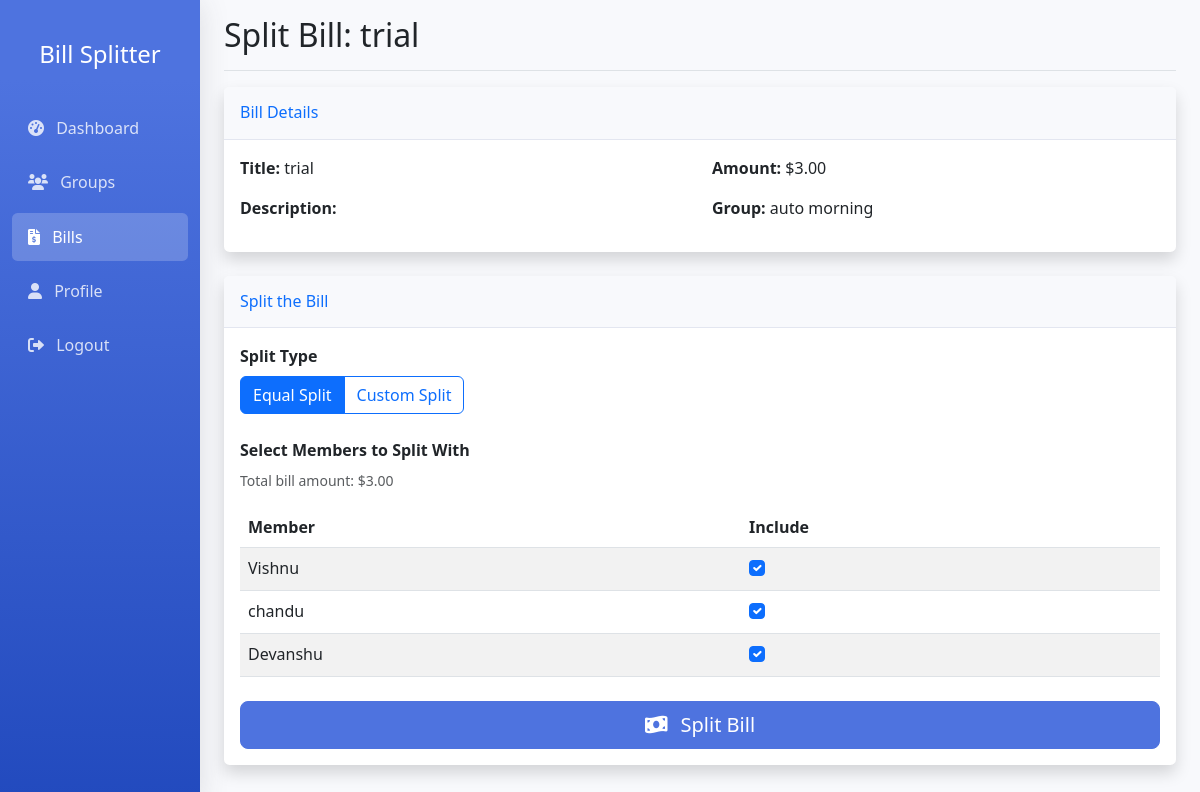
The page /bills/bills/6/split/ (signed in) on the database its author committed.
### bills/models.py (models this page shows, shortened)
class Bill(models.Model):
    title = models.CharField(max_length=100)
    amount = models.DecimalField(max_digits=10, decimal_places=2)
    description = models.TextField(blank=True, null=True)
    created_by = models.ForeignKey(User, on_delete=models.CASCADE, related_name='created_bills')
    group = models.ForeignKey(Group, on_delete=models.CASCADE, related_name='bills')
    created_at = models.DateTimeField(auto_now_add=True)

class Group(models.Model):
    name = models.CharField(max_length=100)
    created_by = models.ForeignKey(User, on_delete=models.CASCADE, related_name='created_groups')
    members = models.ManyToManyField(User, related_name='bill_groups')
    created_at = models.DateTimeField(auto_now_add=True)

### bills/views.py (the view)
# urls.py: path('bills/<int:bill_id>/split/', views.create_bill_split, name='create_bill_split'),
@login_required
def create_bill_split(request, bill_id):
    bill = get_object_or_404(Bill, id=bill_id)
    group = bill.group
    if bill.created_by != request.user:
        messages.error(request, 'You can only split bills that you have created.')
        return redirect('dashboard')
    if request.method == 'POST':
        form = BillSplitForm(request.POST, group=group)
        if form.is_valid():
            split_type = form.cleaned_data['split_type']
            selected_members = []
            for member in group.members.all():
                if form.cleaned_data.get(f'member_{member.id}', False):
                    selected_members.append(member)
            if not selected_members:
                messages.error(request, 'You must select at least one member to split the bill with.')
                return redirect('create_bill_split', bill_id=bill.id)
            with transaction.atomic():
                BillSplit.objects.filter(bill=bill).delete()
                if split_type == 'equal':
                    amount_per_person = bill.amount / len(selected_members)
                    for member in selected_members:
                        BillSplit.objects.create(
                            bill=bill,
                            user=member,
                            amount=amount_per_person
                        )
                else:  # custom split
                    total = Decimal(0)
                    for member in selected_members:
                        amount = form.cleaned_data.get(f'amount_{member.id}')
                        if amount:
                            BillSplit.objects.create(
                                bill=bill,
                                user=member,
                                amount=amount
                            )
                            total += amount
                    if total != bill.amount:
                        messages.warning(request,
                                         f'The total split amount (${total}) does not match the bill amount (${bill.amount}). ' +
                                         'The bill has been split based on the amounts you provided.')
            messages.success(request, 'Bill has been successfully split!')
            return redirect('bill_detail', bill_id=bill.id)
    else:
        form = BillSplitForm(group=group)
    return render(request, 'bills/create_bill_split.html', {
        'form': form,
        'bill': bill,
        'group': group
    })

### bills/forms.py
class BillSplitForm(forms.Form):
    SPLIT_CHOICES = (
        ('equal', 'Equal Split'),
        ('custom', 'Custom Split'),
    )
    split_type = forms.ChoiceField(choices=SPLIT_CHOICES, widget=forms.RadioSelect, initial='equal')
    def __init__(self, *args, **kwargs):
        group = kwargs.pop('group', None)
        super().__init__(*args, **kwargs)
        if group:
            for i, member in enumerate(group.members.all()):
                self.fields[f'member_{member.id}'] = forms.BooleanField(
                    label=member.username,
                    required=False,
                    initial=True
                )
                self.fields[f'amount_{member.id}'] = forms.DecimalField(
                    required=False,
                    widget=forms.NumberInput(attrs={'placeholder': '0.00'}),
                )

### templates/bills/create_bill_split.html (shortened to what this page needs)
{% extends 'bills/base.html' %}
{% load crispy_forms_tags %}
{% block header %}Split Bill: {{ bill.title }}{% endblock %}
{% block content %}
<div class="row mb-4">
    <div class="col-md-12">
        <div class="card shadow">
            <div class="card-header py-3">
                <h6 class="m-0 font-weight-bold text-primary">Bill Details</h6>
            </div>
            <div class="card-body">
                <div class="row">
                    <div class="col-md-6">
                        <p><strong>Title:</strong> {{ bill.title }}</p>
                        <p><strong>Description:</strong> {{ bill.description }}</p>
                    </div>
                    <div class="col-md-6">
                        <p><strong>Amount:</strong> ${{ bill.amount }}</p>
                        <p><strong>Group:</strong> {{ group.name }}</p>
                    </div>
                </div>
            </div>
        </div>
    </div>
</div>
<div class="row">
    <div class="col-md-12">
        <div class="card shadow">
            <div class="card-header py-3">
                <h6 class="m-0 font-weight-bold text-primary">Split the Bill</h6>
            </div>
            <div class="card-body">
                <form method="post" id="splitForm">
                    <div class="mb-4">
                        <label class="form-label d-block mb-2"><strong>Split Type</strong></label>
                        <div class="btn-group" role="group">
                            <label class="btn btn-outline-primary" for="equal">Equal Split</label>
                            <label class="btn btn-outline-primary" for="custom">Custom Split</label>
                        </div>
                    </div>
                    <div class="mb-4">
                        <label class="form-label d-block"><strong>Select Members to Split With</strong></label>
                        <p class="text-muted small">Total bill amount: ${{ bill.amount }}</p>
                        <table class="table table-striped">
                            <thead>
                                <tr>
                                    <th>Member</th>
                                    <th>Include</th>
                                </tr>
                            </thead>
                            <tbody>
                                {% for member in group.members.all %}
                                <tr>
                                    <td>{{ member.username }}</td>
                                    <td>
                                        <div class="form-check">
                                            <input class="form-check-input member-checkbox" type="checkbox"
                                                   name="member_{{ member.id }}"
                                                   id="member_{{ member.id }}"
                                                   {% if form.initial.member == None or form.initial.member == True %}checked{% endif %}>
                                        </div>
                                    </td>
                                </tr>
                                {% endfor %}
                            </tbody>
                        </table>
                    </div>
                    <div class="d-grid gap-2 mt-4">
                        <button type="submit" class="btn btn-primary btn-lg">
                            <i class="fas fa-money-bill-wave me-2"></i> Split Bill
                        </button>
                    </div>
                </form>
            </div>
        </div>
    </div>
</div>
{% endblock %}

### templates/bills/base.html (style rules this page uses)
:root { --primary-color: #4e73df; --secondary-color: #224abe; --success-color: #1cc88a; --info-color: #36b9cc; --warning-color: #f6c23e; --danger-color: #e74a3b; }
body { background-color: #f8f9fc; }
.card { border: none; border-radius: 0.35rem; box-shadow: 0 0.15rem 1.75rem 0 rgba(58, 59, 69, 0.1); }
.card-header { background-color: #f8f9fc; border-bottom: 1px solid #e3e6f0; }
.btn-primary { background-color: #4e73df; border-color: #4e73df; }

### rows shown on the page
Bill: title "trial", amount "3.00"
Group: name "auto morning"

### other values the page prints
{{ member.username }} "Vishnu"
{{ member.username }} "chandu"
{{ member.username }} "Devanshu"
